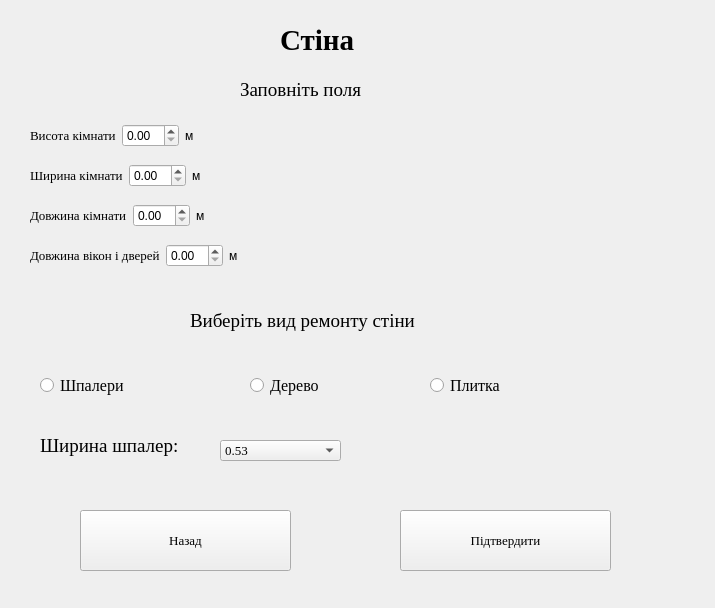
<?xml version="1.0" encoding="UTF-8"?>
<ui version="4.0">
 <class>Form</class>
 <widget class="QWidget" name="Form">
  <property name="geometry">
   <rect>
    <x>0</x>
    <y>0</y>
    <width>715</width>
    <height>608</height>
   </rect>
  </property>
  <property name="windowTitle">
   <string>Form</string>
  </property>
  <property name="windowIcon">
   <iconset>
    <normaloff>1cc8d4a6a2887211353d7d194ad2ab92.jpg</normaloff>1cc8d4a6a2887211353d7d194ad2ab92.jpg</iconset>
  </property>
  <widget class="QLabel" name="label">
   <property name="geometry">
    <rect>
     <x>280</x>
     <y>20</y>
     <width>101</width>
     <height>41</height>
    </rect>
   </property>
   <property name="font">
    <font>
     <family>Times New Roman</family>
     <pointsize>22</pointsize>
     <weight>75</weight>
     <bold>true</bold>
    </font>
   </property>
   <property name="text">
    <string>Стіна</string>
   </property>
  </widget>
  <widget class="QWidget" name="horizontalLayoutWidget">
   <property name="geometry">
    <rect>
     <x>30</x>
     <y>120</y>
     <width>201</width>
     <height>31</height>
    </rect>
   </property>
   <layout class="QHBoxLayout" name="horizontalLayout">
    <item>
     <widget class="QLabel" name="label_2">
      <property name="font">
       <font>
        <family>Times New Roman</family>
        <pointsize>10</pointsize>
       </font>
      </property>
      <property name="text">
       <string>Висота кімнати</string>
      </property>
     </widget>
    </item>
    <item>
     <widget class="QDoubleSpinBox" name="doubleSpinBox"/>
    </item>
    <item>
     <widget class="QLabel" name="label_7">
      <property name="text">
       <string>м</string>
      </property>
     </widget>
    </item>
   </layout>
  </widget>
  <widget class="QWidget" name="horizontalLayoutWidget_2">
   <property name="geometry">
    <rect>
     <x>30</x>
     <y>160</y>
     <width>201</width>
     <height>31</height>
    </rect>
   </property>
   <layout class="QHBoxLayout" name="horizontalLayout_2">
    <item>
     <widget class="QLabel" name="label_3">
      <property name="font">
       <font>
        <family>Times New Roman</family>
        <pointsize>10</pointsize>
       </font>
      </property>
      <property name="text">
       <string>Ширина кімнати</string>
      </property>
     </widget>
    </item>
    <item>
     <widget class="QDoubleSpinBox" name="doubleSpinBox_2"/>
    </item>
    <item>
     <widget class="QLabel" name="label_8">
      <property name="text">
       <string>м</string>
      </property>
     </widget>
    </item>
   </layout>
  </widget>
  <widget class="QWidget" name="horizontalLayoutWidget_3">
   <property name="geometry">
    <rect>
     <x>30</x>
     <y>200</y>
     <width>211</width>
     <height>31</height>
    </rect>
   </property>
   <layout class="QHBoxLayout" name="horizontalLayout_3">
    <item>
     <widget class="QLabel" name="label_4">
      <property name="font">
       <font>
        <family>Times New Roman</family>
        <pointsize>10</pointsize>
       </font>
      </property>
      <property name="text">
       <string>Довжина кімнати</string>
      </property>
     </widget>
    </item>
    <item>
     <widget class="QDoubleSpinBox" name="doubleSpinBox_3"/>
    </item>
    <item>
     <widget class="QLabel" name="label_9">
      <property name="text">
       <string>м</string>
      </property>
     </widget>
    </item>
   </layout>
  </widget>
  <widget class="QRadioButton" name="radioButton">
   <property name="geometry">
    <rect>
     <x>40</x>
     <y>360</y>
     <width>181</width>
     <height>51</height>
    </rect>
   </property>
   <property name="font">
    <font>
     <family>Times New Roman</family>
     <pointsize>12</pointsize>
    </font>
   </property>
   <property name="text">
    <string>Шпалери</string>
   </property>
  </widget>
  <widget class="QRadioButton" name="radioButton_2">
   <property name="geometry">
    <rect>
     <x>250</x>
     <y>360</y>
     <width>181</width>
     <height>51</height>
    </rect>
   </property>
   <property name="font">
    <font>
     <family>Times New Roman</family>
     <pointsize>12</pointsize>
    </font>
   </property>
   <property name="text">
    <string>Дерево</string>
   </property>
  </widget>
  <widget class="QRadioButton" name="radioButton_3">
   <property name="geometry">
    <rect>
     <x>430</x>
     <y>360</y>
     <width>181</width>
     <height>51</height>
    </rect>
   </property>
   <property name="font">
    <font>
     <family>Times New Roman</family>
     <pointsize>12</pointsize>
    </font>
   </property>
   <property name="text">
    <string>Плитка</string>
   </property>
  </widget>
  <widget class="QLabel" name="label_5">
   <property name="geometry">
    <rect>
     <x>190</x>
     <y>300</y>
     <width>291</width>
     <height>41</height>
    </rect>
   </property>
   <property name="font">
    <font>
     <family>Times New Roman</family>
     <pointsize>14</pointsize>
    </font>
   </property>
   <property name="text">
    <string>Виберіть вид ремонту стіни</string>
   </property>
  </widget>
  <widget class="QLabel" name="label_6">
   <property name="geometry">
    <rect>
     <x>240</x>
     <y>80</y>
     <width>271</width>
     <height>20</height>
    </rect>
   </property>
   <property name="font">
    <font>
     <family>Times New Roman</family>
     <pointsize>14</pointsize>
    </font>
   </property>
   <property name="text">
    <string>Заповніть поля</string>
   </property>
  </widget>
  <widget class="QWidget" name="horizontalLayoutWidget_4">
   <property name="geometry">
    <rect>
     <x>30</x>
     <y>240</y>
     <width>251</width>
     <height>31</height>
    </rect>
   </property>
   <layout class="QHBoxLayout" name="horizontalLayout_4">
    <item>
     <widget class="QLabel" name="label_15">
      <property name="font">
       <font>
        <family>Times New Roman</family>
        <pointsize>10</pointsize>
       </font>
      </property>
      <property name="text">
       <string>Довжина вікон і дверей</string>
      </property>
     </widget>
    </item>
    <item>
     <widget class="QDoubleSpinBox" name="doubleSpinBox_4"/>
    </item>
    <item>
     <widget class="QLabel" name="label_10">
      <property name="text">
       <string>м</string>
      </property>
     </widget>
    </item>
   </layout>
  </widget>
  <widget class="QComboBox" name="comboBox">
   <property name="geometry">
    <rect>
     <x>220</x>
     <y>440</y>
     <width>121</width>
     <height>21</height>
    </rect>
   </property>
   <property name="font">
    <font>
     <family>Times New Roman</family>
     <pointsize>10</pointsize>
     <weight>50</weight>
     <bold>false</bold>
    </font>
   </property>
   <item>
    <property name="text">
     <string>0.53</string>
    </property>
   </item>
   <item>
    <property name="text">
     <string>0.7</string>
    </property>
   </item>
   <item>
    <property name="text">
     <string>1.06</string>
    </property>
   </item>
  </widget>
  <widget class="QLabel" name="label_11">
   <property name="geometry">
    <rect>
     <x>40</x>
     <y>430</y>
     <width>171</width>
     <height>31</height>
    </rect>
   </property>
   <property name="font">
    <font>
     <family>Times New Roman</family>
     <pointsize>14</pointsize>
     <weight>50</weight>
     <bold>false</bold>
    </font>
   </property>
   <property name="text">
    <string>Ширина шпалер:</string>
   </property>
  </widget>
  <widget class="QPushButton" name="pushButton">
   <property name="geometry">
    <rect>
     <x>80</x>
     <y>510</y>
     <width>211</width>
     <height>61</height>
    </rect>
   </property>
   <property name="font">
    <font>
     <family>Times New Roman</family>
     <pointsize>10</pointsize>
    </font>
   </property>
   <property name="text">
    <string>Назад</string>
   </property>
  </widget>
  <widget class="QPushButton" name="pushButton_2">
   <property name="geometry">
    <rect>
     <x>400</x>
     <y>510</y>
     <width>211</width>
     <height>61</height>
    </rect>
   </property>
   <property name="font">
    <font>
     <family>Times New Roman</family>
     <pointsize>10</pointsize>
    </font>
   </property>
   <property name="text">
    <string>Підтвердити</string>
   </property>
  </widget>
 </widget>
 <resources/>
 <connections/>
</ui>
